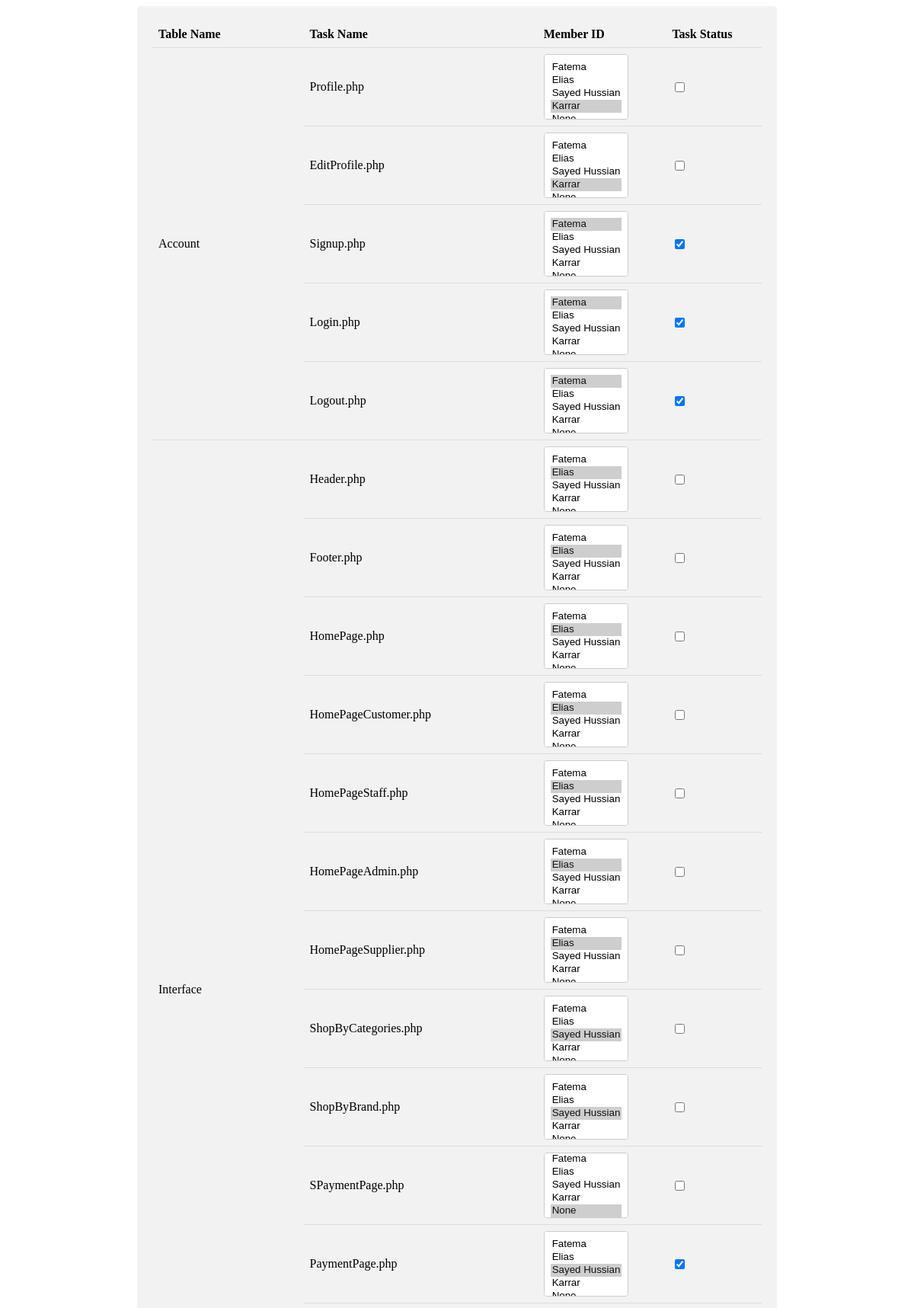
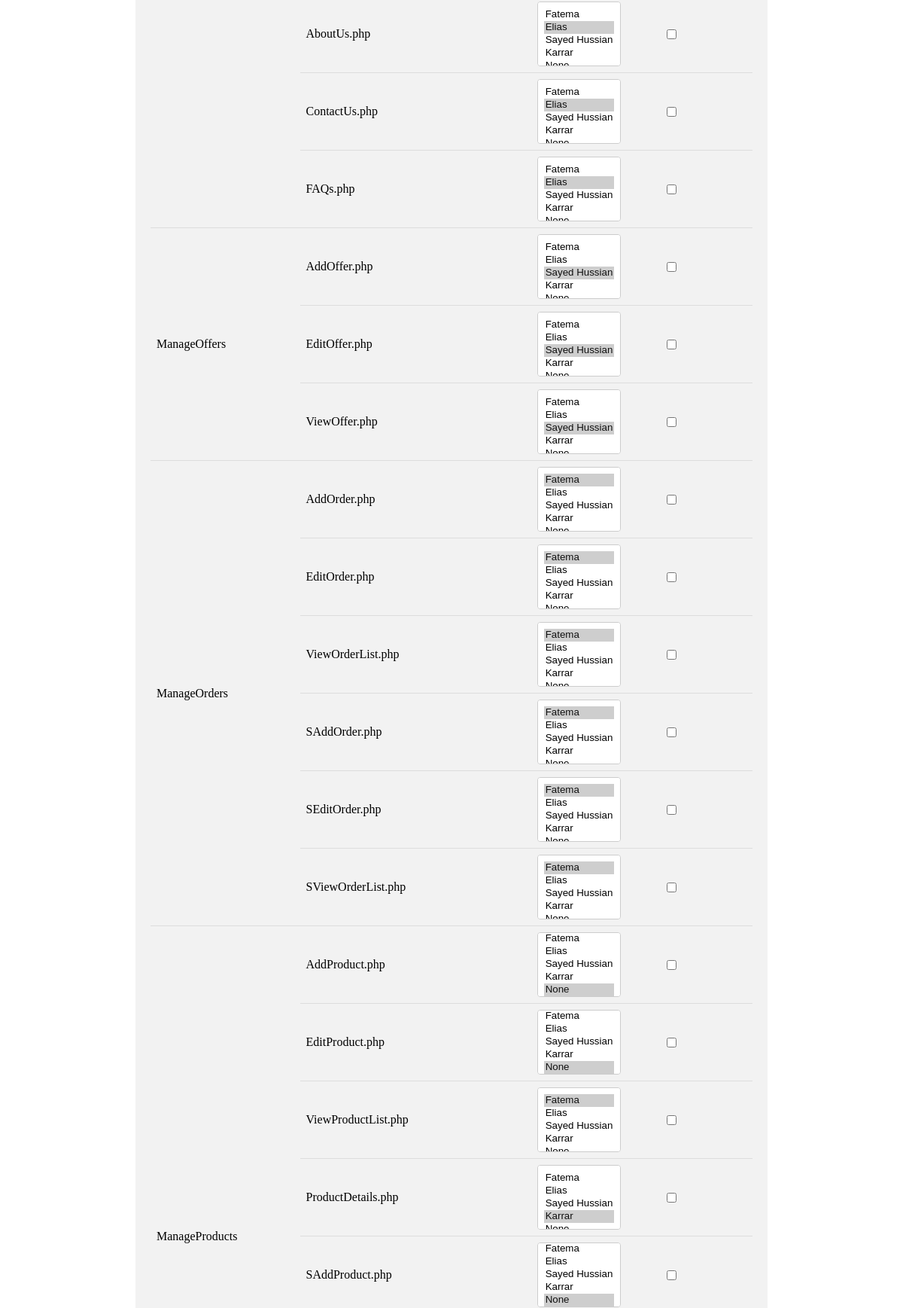
The app's page /GroupWork.php (upper part) with its own data (2 pictures, top to bottom).
### tables this page shows
CREATE TABLE `account` (
  `id` int(11) NOT NULL,
  `task_name` varchar(255) DEFAULT NULL,
  `member_id` int(11) DEFAULT NULL,
  `task_status` enum('Done','NotDone') DEFAULT NULL
);

CREATE TABLE `interface` (
  `id` int(11) NOT NULL,
  `task_name` varchar(255) DEFAULT NULL,
  `member_id` int(11) DEFAULT NULL,
  `task_status` enum('Done','NotDone') DEFAULT NULL
);

CREATE TABLE `manageoffers` (
  `id` int(11) NOT NULL,
  `task_name` varchar(255) DEFAULT NULL,
  `member_id` int(11) DEFAULT NULL,
  `task_status` enum('Done','NotDone') DEFAULT NULL
);

CREATE TABLE `manageorders` (
  `id` int(11) NOT NULL,
  `task_name` varchar(255) DEFAULT NULL,
  `member_id` int(11) DEFAULT NULL,
  `task_status` enum('Done','NotDone') DEFAULT NULL
);

CREATE TABLE `manageproducts` (
  `id` int(11) NOT NULL,
  `task_name` varchar(255) DEFAULT NULL,
  `member_id` int(11) DEFAULT NULL,
  `task_status` enum('Done','NotDone') DEFAULT NULL
);

### GroupWork.php (the view, shortened to what this page needs)
<?php
try {
    $db = new PDO('mysql:host=localhost;dbname=groupwork;charset=utf8', 'root', '');
    $db->setAttribute(PDO::ATTR_ERRMODE, PDO::ERRMODE_EXCEPTION);
    $tables = array('Account', 'Interface', 'ManageOffers', 'ManageOrders', 'ManageProducts','Manageshoppingcart', 'ManageUsers', 'Managewishlist','Reports', 'Function');
    echo "<div class='container'>";
    echo "<form method='POST'>";
    echo "<table>";
    echo "<tr><th>Table Name</th><th>Task Name</th><th>Member ID</th><th>Task Status</th></tr>";
    foreach ($tables as $table) {
        $stmt = $db->prepare("SELECT task_name, member_id, task_status FROM $table");
        $stmt->execute();
        $tasks = $stmt->fetchAll(PDO::FETCH_ASSOC);
        foreach ($tasks as $index => $task) {
            $taskName = $task['task_name'];
            $memberId = $task['member_id'];
            $taskStatus = $task['task_status'];
            echo "<tr>";
            if ($index === 0) {
                echo "<td rowspan='" . count($tasks) . "'>$table</td>";
            }
            echo "<td>$taskName</td>";
            echo "<td>";
            $stmt = $db->prepare("SELECT Id, name FROM member");
            $stmt->execute();
            $members = $stmt->fetchAll(PDO::FETCH_ASSOC);
            echo "<select name='{$table}[$taskName][]' multiple>";
            foreach ($members as $member) {
                $id = $member['Id'];
                $name = $member['name'];
                $selected = ($id == $memberId) ? 'selected' : '';
                echo "<option value='$id' $selected>$name</option>";
            }
            echo "</select>";
            echo "</td>";
            echo "<td>";
            echo "<input type='checkbox' name='{$table}_status[$taskName][$memberId]' value='Done' ";
            if ($taskStatus === 'Done'){
                echo "checked";
            }
            echo ">";
            echo "</td>";
            echo "</tr>";
        }
    }
    echo "</table>";
    echo "</form>";
    echo "</div>";
} catch (PDOException $e) {
    echo "Error: " . $e->getMessage();
}
?>

### GroupWork.php (style rules this page uses)
.container { max-width: 800px; margin: 0 auto; padding: 20px; background-color: #f2f2f2; border-radius: 5px; }
table { border-collapse: collapse; width: 100%; }
th, td { padding: 8px; text-align: left; border-bottom: 1px solid #ddd; }
th { background-color: #f2f2f2; }
input[type='checkbox'] { display: display; }
select { appearance: none; -webkit-appearance: none; -moz-appearance: none; padding: 8px; border: 1px solid #ccc; border-radius: 4px; background-color: #fff; cursor: pointer; }

### records on screen
account: table "Account", task_name "Profile.php"
account: task_name "EditProfile.php"
account: task_name "Signup.php", task_status "☑"
account: task_name "Login.php", task_status "☑"
account: task_name "Logout.php", task_status "☑"
interface: table "Interface", task_name "Header.php"
interface: task_name "Footer.php"
interface: task_name "HomePage.php"
interface: task_name "HomePageCustomer.php"
interface: task_name "HomePageStaff.php"
interface: task_name "HomePageAdmin.php"
interface: task_name "HomePageSupplier.php"
interface: task_name "ShopByCategories.php"
interface: task_name "ShopByBrand.php"
interface: task_name "SPaymentPage.php"
interface: task_name "PaymentPage.php", task_status "☑"
interface: task_name "AboutUs.php"
interface: task_name "ContactUs.php"
interface: task_name "FAQs.php"
manageoffers: table "ManageOffers", task_name "AddOffer.php"
manageoffers: task_name "EditOffer.php"
manageoffers: task_name "ViewOffer.php"
manageorders: table "ManageOrders", task_name "AddOrder.php"
manageorders: task_name "EditOrder.php"
manageorders: task_name "ViewOrderList.php"
manageorders: task_name "SAddOrder.php"
manageorders: task_name "SEditOrder.php"
manageorders: task_name "SViewOrderList.php"
manageproducts: table "ManageProducts", task_name "AddProduct.php"
manageproducts: task_name "EditProduct.php"
manageproducts: task_name "ViewProductList.php"
manageproducts: task_name "ProductDetails.php"
manageproducts: task_name "SAddProduct.php"

### other values on screen
form field value "Fatema / Elias / Sayed Hussian / Karrar ☑"
form field value "Fatema ☑ / Elias / Sayed Hussian / Karrar"
form field value "Fatema / Elias ☑ / Sayed Hussian / Karrar"
form field value "Fatema / Elias / Sayed Hussian ☑ / Karrar"
form field value "Fatema / Elias / Sayed Hussian / Karrar / None ☑"
